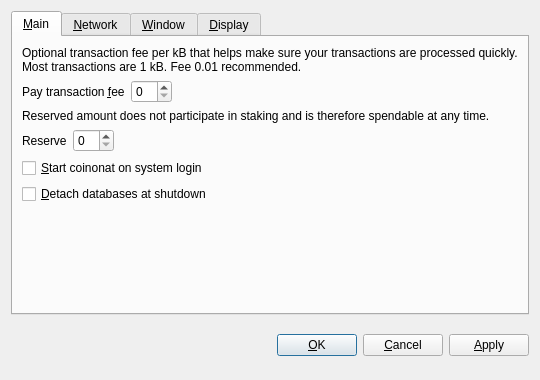
<?xml version="1.0" encoding="UTF-8"?>
<ui version="4.0">
 <class>OptionsDialog</class>
 <widget class="QDialog" name="OptionsDialog">
  <property name="geometry">
   <rect>
    <x>0</x>
    <y>0</y>
    <width>540</width>
    <height>380</height>
   </rect>
  </property>
  <property name="windowTitle">
   <string>Options</string>
  </property>
  <property name="modal">
   <bool>true</bool>
  </property>
  <layout class="QVBoxLayout" name="verticalLayout">
   <item>
    <widget class="QTabWidget" name="tabWidget">
     <property name="tabPosition">
      <enum>QTabWidget::North</enum>
     </property>
     <property name="currentIndex">
      <number>0</number>
     </property>
     <widget class="QWidget" name="tabMain">
      <attribute name="title">
       <string>&amp;Main</string>
      </attribute>
      <layout class="QVBoxLayout" name="verticalLayout_Main">
       <item>
        <widget class="QLabel" name="transactionFeeInfoLabel">
         <property name="text">
          <string>Optional transaction fee per kB that helps make sure your transactions are processed quickly. Most transactions are 1 kB. Fee 0.01 recommended.</string>
         </property>
         <property name="textFormat">
          <enum>Qt::PlainText</enum>
         </property>
         <property name="wordWrap">
          <bool>true</bool>
         </property>
        </widget>
       </item>
       <item>
        <layout class="QHBoxLayout" name="horizontalLayoutFee">
         <item>
          <widget class="QLabel" name="transactionFeeLabel">
           <property name="text">
            <string>Pay transaction &amp;fee</string>
           </property>
           <property name="textFormat">
            <enum>Qt::PlainText</enum>
           </property>
           <property name="buddy">
            <cstring>transactionFee</cstring>
           </property>
          </widget>
         </item>
         <item>
          <widget class="coinonatAmountField" name="transactionFee"/>
         </item>
         <item>
          <spacer name="horizontalSpacerFee">
           <property name="orientation">
            <enum>Qt::Horizontal</enum>
           </property>
           <property name="sizeHint" stdset="0">
            <size>
             <width>40</width>
             <height>20</height>
            </size>
           </property>
          </spacer>
         </item>
        </layout>
       </item>
       <item>
        <widget class="QLabel" name="reserveBalanceInfoLabel">
         <property name="text">
          <string>Reserved amount does not participate in staking and is therefore spendable at any time.</string>
         </property>
         <property name="textFormat">
          <enum>Qt::PlainText</enum>
         </property>
         <property name="wordWrap">
          <bool>true</bool>
         </property>
        </widget>
       </item>
       <item>
        <layout class="QHBoxLayout" name="horizontalLayoutReserveBalance">
         <item>
          <widget class="QLabel" name="reserveBalanceLabel">
           <property name="text">
            <string>Reserve</string>
           </property>
           <property name="textFormat">
            <enum>Qt::PlainText</enum>
           </property>
           <property name="buddy">
            <cstring>reserveBalance</cstring>
           </property>
          </widget>
         </item>
         <item>
          <widget class="coinonatAmountField" name="reserveBalance"/>
         </item>
         <item>
          <spacer name="horizontalSpacerReserveBalance">
           <property name="orientation">
            <enum>Qt::Horizontal</enum>
           </property>
           <property name="sizeHint" stdset="0">
            <size>
             <width>40</width>
             <height>20</height>
            </size>
           </property>
          </spacer>
         </item>
        </layout>
       </item>
       <item>
        <widget class="QCheckBox" name="coinonatAtStartup">
         <property name="toolTip">
          <string>Automatically start coinonat after logging in to the system.</string>
         </property>
         <property name="text">
          <string>&amp;Start coinonat on system login</string>
         </property>
        </widget>
       </item>
       <item>
        <widget class="QCheckBox" name="detachDatabases">
         <property name="toolTip">
          <string>Detach block and address databases at shutdown. This means they can be moved to another data directory, but it slows down shutdown. The wallet is always detached.</string>
         </property>
         <property name="text">
          <string>&amp;Detach databases at shutdown</string>
         </property>
        </widget>
       </item>
       <item>
        <spacer name="verticalSpacer_Main">
         <property name="orientation">
          <enum>Qt::Vertical</enum>
         </property>
         <property name="sizeHint" stdset="0">
          <size>
           <width>20</width>
           <height>40</height>
          </size>
         </property>
        </spacer>
       </item>
      </layout>
     </widget>
     <widget class="QWidget" name="tabNetwork">
      <attribute name="title">
       <string>&amp;Network</string>
      </attribute>
      <layout class="QVBoxLayout" name="verticalLayout_Network">
       <item>
        <widget class="QCheckBox" name="mapPortUpnp">
         <property name="toolTip">
          <string>Automatically open the coinonat client port on the router. This only works when your router supports UPnP and it is enabled.</string>
         </property>
         <property name="text">
          <string>Map port using &amp;UPnP</string>
         </property>
        </widget>
       </item>
       <item>
        <widget class="QCheckBox" name="connectSocks">
         <property name="toolTip">
          <string>Connect to the coinonat network through a SOCKS proxy (e.g. when connecting through Tor).</string>
         </property>
         <property name="text">
          <string>&amp;Connect through SOCKS proxy:</string>
         </property>
        </widget>
       </item>
       <item>
        <layout class="QHBoxLayout" name="horizontalLayout_Network">
         <item>
          <widget class="QLabel" name="proxyIpLabel">
           <property name="text">
            <string>Proxy &amp;IP:</string>
           </property>
           <property name="textFormat">
            <enum>Qt::PlainText</enum>
           </property>
           <property name="buddy">
            <cstring>proxyIp</cstring>
           </property>
          </widget>
         </item>
         <item>
          <widget class="QValidatedLineEdit" name="proxyIp">
           <property name="maximumSize">
            <size>
             <width>140</width>
             <height>16777215</height>
            </size>
           </property>
           <property name="toolTip">
            <string>IP address of the proxy (e.g. 127.0.0.1)</string>
           </property>
          </widget>
         </item>
         <item>
          <widget class="QLabel" name="proxyPortLabel">
           <property name="text">
            <string>&amp;Port:</string>
           </property>
           <property name="textFormat">
            <enum>Qt::PlainText</enum>
           </property>
           <property name="buddy">
            <cstring>proxyPort</cstring>
           </property>
          </widget>
         </item>
         <item>
          <widget class="QLineEdit" name="proxyPort">
           <property name="maximumSize">
            <size>
             <width>55</width>
             <height>16777215</height>
            </size>
           </property>
           <property name="toolTip">
            <string>Port of the proxy (e.g. 9050)</string>
           </property>
          </widget>
         </item>
         <item>
          <widget class="QLabel" name="socksVersionLabel">
           <property name="text">
            <string>SOCKS &amp;Version:</string>
           </property>
           <property name="textFormat">
            <enum>Qt::PlainText</enum>
           </property>
           <property name="buddy">
            <cstring>socksVersion</cstring>
           </property>
          </widget>
         </item>
         <item>
          <widget class="QValueComboBox" name="socksVersion">
           <property name="toolTip">
            <string>SOCKS version of the proxy (e.g. 5)</string>
           </property>
          </widget>
         </item>
         <item>
          <spacer name="horizontalSpacer_Network">
           <property name="orientation">
            <enum>Qt::Horizontal</enum>
           </property>
           <property name="sizeHint" stdset="0">
            <size>
             <width>40</width>
             <height>20</height>
            </size>
           </property>
          </spacer>
         </item>
        </layout>
       </item>
       <item>
        <spacer name="verticalSpacer_Network">
         <property name="orientation">
          <enum>Qt::Vertical</enum>
         </property>
         <property name="sizeHint" stdset="0">
          <size>
           <width>20</width>
           <height>40</height>
          </size>
         </property>
        </spacer>
       </item>
      </layout>
     </widget>
     <widget class="QWidget" name="tabWindow">
      <attribute name="title">
       <string>&amp;Window</string>
      </attribute>
      <layout class="QVBoxLayout" name="verticalLayout_Window">
       <item>
        <widget class="QCheckBox" name="minimizeToTray">
         <property name="toolTip">
          <string>Show only a tray icon after minimizing the window.</string>
         </property>
         <property name="text">
          <string>&amp;Minimize to the tray instead of the taskbar</string>
         </property>
        </widget>
       </item>
       <item>
        <widget class="QCheckBox" name="minimizeOnClose">
         <property name="toolTip">
          <string>Minimize instead of exit the application when the window is closed. When this option is enabled, the application will be closed only after selecting Quit in the menu.</string>
         </property>
         <property name="text">
          <string>M&amp;inimize on close</string>
         </property>
        </widget>
       </item>
       <item>
        <spacer name="verticalSpacer_Window">
         <property name="orientation">
          <enum>Qt::Vertical</enum>
         </property>
         <property name="sizeHint" stdset="0">
          <size>
           <width>20</width>
           <height>40</height>
          </size>
         </property>
        </spacer>
       </item>
      </layout>
     </widget>
     <widget class="QWidget" name="tabDisplay">
      <attribute name="title">
       <string>&amp;Display</string>
      </attribute>
      <layout class="QVBoxLayout" name="verticalLayout_Display">
       <item>
        <layout class="QHBoxLayout" name="horizontalLayout_1_Display">
         <item>
          <widget class="QLabel" name="langLabel">
           <property name="text">
            <string>User Interface &amp;language:</string>
           </property>
           <property name="textFormat">
            <enum>Qt::PlainText</enum>
           </property>
           <property name="buddy">
            <cstring>lang</cstring>
           </property>
          </widget>
         </item>
         <item>
          <widget class="QValueComboBox" name="lang">
           <property name="toolTip">
            <string>The user interface language can be set here. This setting will take effect after restarting coinonat.</string>
           </property>
          </widget>
         </item>
        </layout>
       </item>
       <item>
        <layout class="QHBoxLayout" name="horizontalLayout_2_Display">
         <item>
          <widget class="QLabel" name="unitLabel">
           <property name="text">
            <string>&amp;Unit to show amounts in:</string>
           </property>
           <property name="textFormat">
            <enum>Qt::PlainText</enum>
           </property>
           <property name="buddy">
            <cstring>unit</cstring>
           </property>
          </widget>
         </item>
         <item>
          <widget class="QValueComboBox" name="unit">
           <property name="toolTip">
            <string>Choose the default subdivision unit to show in the interface and when sending coins.</string>
           </property>
          </widget>
         </item>
        </layout>
       </item>
       <item>
        <widget class="QCheckBox" name="displayAddresses">
         <property name="toolTip">
          <string>Whether to show coinonat addresses in the transaction list or not.</string>
         </property>
         <property name="text">
          <string>&amp;Display addresses in transaction list</string>
         </property>
        </widget>
       </item>
       <item>
        <widget class="QCheckBox" name="coinControlFeatures">
         <property name="toolTip">
          <string>Whether to show coin control features or not.</string>
         </property>
         <property name="text">
          <string>Display coin &amp;control features (experts only!)</string>
         </property>
        </widget>
       </item>
       <item>
        <spacer name="verticalSpacer_Display">
         <property name="orientation">
          <enum>Qt::Vertical</enum>
         </property>
         <property name="sizeHint" stdset="0">
          <size>
           <width>20</width>
           <height>40</height>
          </size>
         </property>
        </spacer>
       </item>
      </layout>
     </widget>
    </widget>
   </item>
   <item>
    <layout class="QHBoxLayout" name="horizontalLayout_Buttons">
     <item>
      <spacer name="horizontalSpacer_1">
       <property name="orientation">
        <enum>Qt::Horizontal</enum>
       </property>
       <property name="sizeHint" stdset="0">
        <size>
         <width>40</width>
         <height>48</height>
        </size>
       </property>
      </spacer>
     </item>
     <item>
      <widget class="QLabel" name="statusLabel">
       <property name="font">
        <font>
         <weight>75</weight>
         <bold>true</bold>
        </font>
       </property>
       <property name="text">
        <string/>
       </property>
       <property name="textFormat">
        <enum>Qt::PlainText</enum>
       </property>
       <property name="wordWrap">
        <bool>true</bool>
       </property>
      </widget>
     </item>
     <item>
      <spacer name="horizontalSpacer_2">
       <property name="orientation">
        <enum>Qt::Horizontal</enum>
       </property>
       <property name="sizeHint" stdset="0">
        <size>
         <width>40</width>
         <height>48</height>
        </size>
       </property>
      </spacer>
     </item>
     <item>
      <widget class="QPushButton" name="okButton">
       <property name="text">
        <string>&amp;OK</string>
       </property>
      </widget>
     </item>
     <item>
      <widget class="QPushButton" name="cancelButton">
       <property name="text">
        <string>&amp;Cancel</string>
       </property>
       <property name="autoDefault">
        <bool>false</bool>
       </property>
      </widget>
     </item>
     <item>
      <widget class="QPushButton" name="applyButton">
       <property name="text">
        <string>&amp;Apply</string>
       </property>
       <property name="autoDefault">
        <bool>false</bool>
       </property>
      </widget>
     </item>
    </layout>
   </item>
  </layout>
 </widget>
 <customwidgets>
  <customwidget>
   <class>coinonatAmountField</class>
   <extends>QSpinBox</extends>
   <header>coinonatamountfield.h</header>
  </customwidget>
  <customwidget>
   <class>QValueComboBox</class>
   <extends>QComboBox</extends>
   <header>qvaluecombobox.h</header>
  </customwidget>
  <customwidget>
   <class>QValidatedLineEdit</class>
   <extends>QLineEdit</extends>
   <header>qvalidatedlineedit.h</header>
  </customwidget>
 </customwidgets>
 <resources/>
 <connections/>
</ui>
